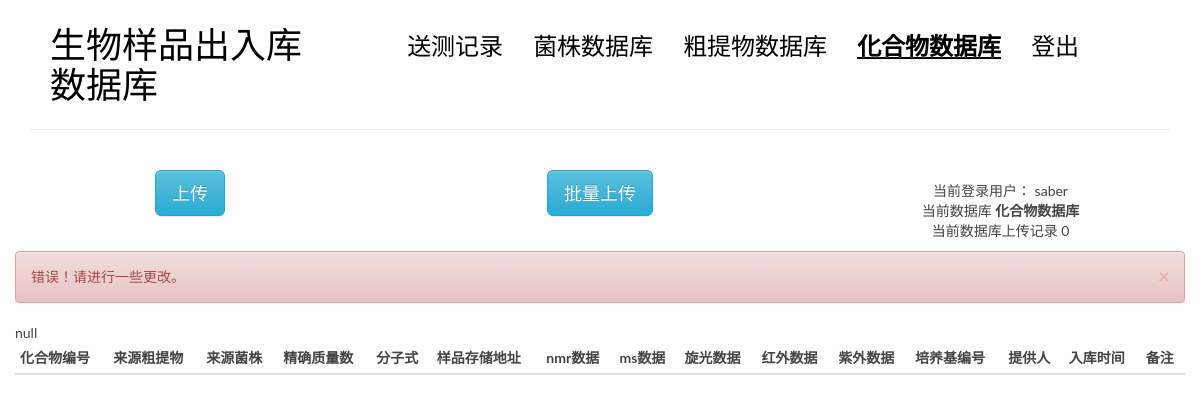
The page /cpdalter/ (signed in) on the database as committed earlier.
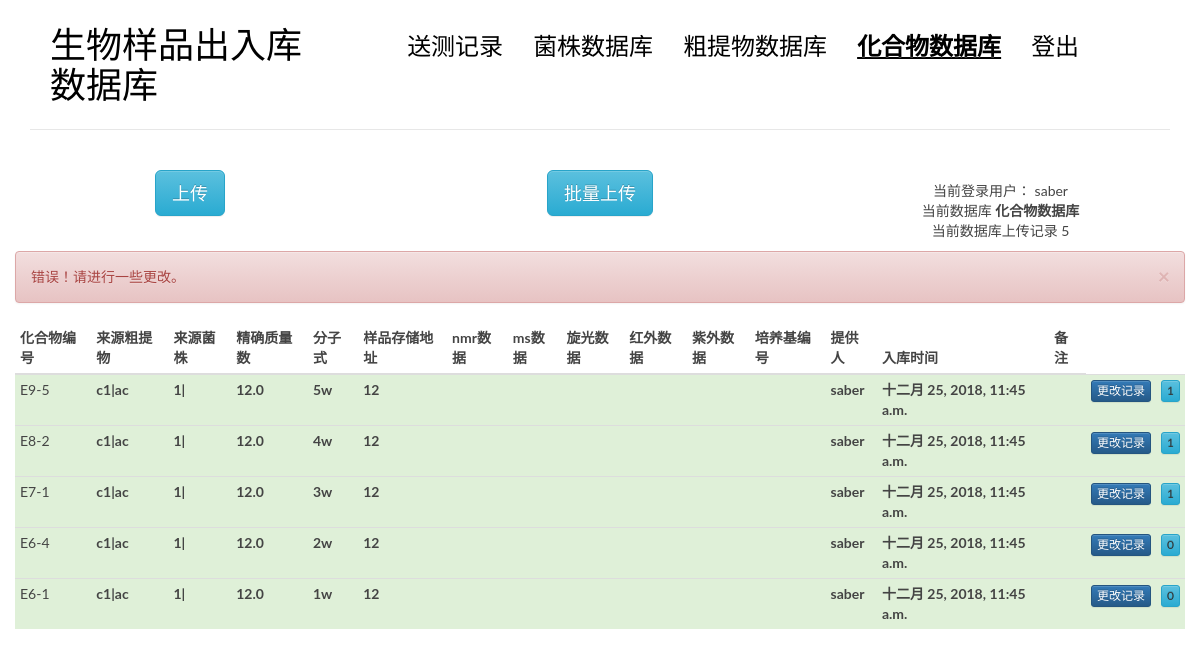
The same page on the database as committed later.
### blog/models.py (models this page shows, shortened)
class cpd(models.Model): ##化合物
    cpdnumber = models.CharField(max_length = 20, unique = True)#化合物编号，唯一
    fromcru = models.ForeignKey(crudeex)#来源粗提物
    frombact = models.ForeignKey(bact) #来源菌株
    mass = models.FloatField() #精确质量数
    stru = models.CharField(max_length = 50)#分子式
    recadd = models.CharField(max_length = 100)#样品存储地址
    nmr = models.CharField(max_length = 100, blank = True)#nmr数据
    ms = models.CharField(max_length = 100, blank = True)#ms数据
    rot = models.CharField(max_length = 100, blank = True)#旋光数据
    red = models.CharField(max_length = 100, blank = True)#红外数据
    blue = models.CharField(max_length = 100, blank = True)#紫外数据
    media = models.CharField(max_length = 50, blank = True)#培养基编号
    prov = models.ForeignKey(User)#提供人
    time = models.DateTimeField(auto_now_add=True, editable = True)#入库时间
    comment = models.CharField(max_length = 500, blank = True)

class crudeex(models.Model): ##粗提物
    frombact = models.ForeignKey(bact) ##来源菌株  %%没有显示出来
    mcccnumber = models.CharField(max_length = 50, unique = True) #mccc编号
    chinesename = models.CharField(max_length = 200, blank = True) #中文名
    recadd = models.CharField(max_length = 100)#样品存储地址
    media = models.CharField(max_length = 200) #培养基
    entertime = models.DateTimeField(auto_now_add=True,editable = True) #入库时间
    entervol = models.FloatField(blank = True,null = True) #入库体积
    entercol =  models.FloatField(blank = True,null = True) #入库浓度
    solvent = models.CharField(max_length = 100, blank = True) #溶剂
    exrmethod = models.CharField(max_length = 500, blank = True) #提取方法
    provider = models.ForeignKey(User) #提供人
    comment = models.CharField(max_length = 500, blank = True)
    def __str__(self):
        return self.mcccnumber + '|' + self.chinesename

class bact(models.Model):  #菌株
    bactnumber = models.CharField(max_length = 50,blank = False, unique = True) #菌株保藏编号 唯一
    sourcenum = models.CharField(max_length = 50, blank = True) #平台资源编号 输入
    genus = models.CharField(max_length = 200,blank = False) #属名 输入
    species = models.CharField(max_length = 200,blank = False) #种名 输入
    chinesename = models.CharField(max_length = 200, blank = True) #中文名 输入
    recadd = models.CharField(max_length = 100,blank = False)#样品存储地址 输入
    orinum = models.CharField(max_length = 100, blank = True) #原始资源编号 输入
    history = models.CharField(max_length = 100, blank = True) #来源历史 输入
    storetime = models.DateTimeField(auto_now_add=True,editable = True) #收藏时间
    media = models.CharField(max_length = 50,blank = False) #培养基编号 输入
    getmet = models.CharField(max_length = 100,blank = False) #获取途径 输入
    upload = models.ForeignKey(User, null = True)#保藏人
    modbact = models.CharField(max_length = 50, blank = True)#模式菌株 输入
    mianuse = models.CharField(max_length = 100, blank = True) #主要用途 输入
    danger = models.CharField(max_length = 100, blank = True) #生物危害程度 输入
    comment = models.CharField(max_length = 500, blank = True) #输入
    def __str__(self):
        return self.bactnumber + '|' + self.chinesename

### blog/cpd.py (the view)
# urls.py: url(r'^cpdalter/$', views.cpdalter, name='cpdalter'),
def cpdalter(request):
    if request.method == 'GET':
        try:
            id = request.GET.get('id')
            fromcru = request.GET.get('fromcru')
            cpdnumber = request.GET.get('cpdnumber')
            fromcru = crudeex.objects.get(id=fromcru)
            frombact = fromcru.frombact
            mass = request.GET.get('mass')
            stru = request.GET.get('stru')
            recadd = request.GET.get('recadd')
            nmr = request.GET.get('nmr')
            ms = request.GET.get('ms')
            rot = request.GET.get('rot')
            red = request.GET.get('red')
            blue = request.GET.get('blue')
            media = request.GET.get('media')
            comment = request.GET.get('comment')
            infos = {
                    'cpdnumber' : cpdnumber,
                    'fromcru' : fromcru,
                    'frombact' : frombact,
                    'mass' : mass,
                    'stru' : stru,
                    'recadd' : recadd,
                    'nmr' : nmr,
                    'ms' : ms,
                    'rot' : rot,
                    'red' : red,
                    'blue' : blue,
                    'media' : media,
                    'prov': request.user,
                    'comment' : comment,
            }
            cpd.objects.select_for_update().filter(id = id).update(**infos)
            return cpdindex(request, msg = 0)
        except:
            return cpdindex(request, msg = 1)

### blog/cpd.py (called while the page is built)
@login_required
def cpdindex(request, msg = -1, err = []):   ##化合物
    lists = cpd.objects.annotate(num_rec=Count('testrecord')).order_by('-id')
    num = len(lists)
    return render(request, 'blog/cpd.html', context = {'tests' : lists, 'msg' : msg, 'num' : num, 'err' : err} )

### blog/templatetags/blog_tags.py (called while the page is built)
@register.simple_tag
def get_all_cru():
    return crudeex.objects.all().order_by('-entertime')

### templates/blog/cpd.html (shortened to what this page needs)
{% extends 'base.html' %}
{% load blog_tags %}
{%block main %}
<body>
            <div class="row">
                <div class="col-md-4 col-sm-5 col-xs-8">
                    <center>
                        <button class="btn btn-info btn-primary btn-lg" data-toggle="modal" data-target="#myModal">
                            上传
                        </button>
                    </center>
                </div>
                <div class="col-md-4 col-sm-5 col-xs-8">
                    <center>
                        <button class="btn btn-info btn-primary btn-lg" data-toggle="modal" data-target="#batchinput">
                            批量上传
                        </button>
                    </center>
                </div>
                <div class="col-md-4 col-sm-7 col-xs-4">
                    <nav class="main-nav" role="navigation">
                        <div class="collapse navbar-collapse" id="bs-example-navbar-collapse-1">
                            <ul class="list-unstyled text-center" >
                                <li>当前登录用户： {{request.user}}</li>
                                <li>当前数据库 <strong>化合物数据库</strong></li>
                                <li>当前数据库上传记录 {{num}}</li>
                            </ul>
                        </div>
                    </nav>
                </div>
            </div>
            <div class="col-md-12 col-sm-7 col-xs-4">
                    {% if msg == 0 %}
                    <div class="alert alert-success alert-dismissable">
                        <button type="button" class="close" data-dismiss="alert"
                                aria-hidden="true">
                            &times;
                        </button>
                        成功！很好地完成了提交。
                    </div>
                    {% elif msg == 1 %}
                    <div class="alert alert-danger alert-dismissable">
                        <button type="button" class="close" data-dismiss="alert"
                                aria-hidden="true">
                            &times;
                        </button>
                        错误！请进行一些更改。
                    </div>
                    {% endif %}
            <table class="table table-hover table-condensed">
                    <thead>
                        <tr>
                            <th>化合物编号</th>
                            <th>来源粗提物</th>
                            <th>来源菌株</th>
                            <th>精确质量数</th>
                            <th>分子式</th>
                            <th>样品存储地址</th>
                            <th>nmr数据</th>
                            <th>ms数据</th>
                            <th>旋光数据</th>
                            <th>红外数据</th>
                            <th>紫外数据</th>
                            <th>培养基编号</th>
                            <th>提供人</th>
                            <th>入库时间</th>
                            <th>备注</th>
                        </tr>
                    </thead>
                    <tbody>
                            {% for test in tests %}
                            {% if request.user == test.prov %}
                            <tr class="row1 success"  data-whatever="{{test.id}}"
                            data-cpdnumber = "{{test.cpdnumber}}" data-frombact = "{{test.frombact}}"
                            data-mass = "{{test.mass}}" data-stru = "{{test.stru}}" data-recadd = "{{test.recadd}}"
                            data-nmr = "{{test.nmr}}" data-ms = "{{test.ms}}"
                            data-rot = "{{test.rot}}" data-red = "{{test.red}}"
                            data-blue = "{{test.blue}}" data-media = "{{test.media}}"
                            data-comment = "{{test.comment}}">
                            {% endif %}
                                <td class = "field-cpdnumber"> {{test.cpdnumber}}</td>
                                <th class = "field-fromcru">{{test.fromcru}}</th>
                                <th class = "field-frombact">{{test.frombact}}</th>
                                <th class = "field-mass">{{test.mass}}</th>
                                <th class = "field-stru">{{test.stru}}</th>
                                <th class = "field-recadd">{{test.recadd}}</th>
                                <th class = "field-nmr">{{test.nmr}}</th>
                                <th class = "field-ms">{{test.ms}}</th>
                                <th class = "field-rot">{{test.rot}}</th>
                                <th class = "field-red">{{test.red}}</th>
                                <th class = "field-blue">{{test.blue}}</th>
                                <th class = "field-media">{{test.media}}</th>
                                <th class = "field-prov">{{test.prov}}</th>
                                <th class = "field-time">{{test.time}}</th>
                                <th class = "field-comment">{{test.comment}}</th>
                                <th><button type="button" class="btn btn-primary btn-xs"  data-toggle="modal" data-target="#alter" >更改记录</button></th>
                                <th><button type="button" class="btn  btn-info btn-xs"><a href="{% url 'blog:cpd2rec' test.id %}">{{test.num_rec}}</a></button></th>
                            </tr>
                            {% empty %}
                              <div class="row1">null</div>
                            {% endfor %}
                    </tbody>
                </table>
                </div>
                                    {% get_all_cru as cru_list %}
                                    {% get_all_cru as cru_list %}
</body>
{% endblock main %}

### templates/base.html (shortened to what this page needs)
{% load staticfiles %}
<!DOCTYPE html>
<html lang="en">
    <head>
        <link rel="stylesheet" href="{% static 'blog/css/bootstrap.min.css' %}">
        <link rel="stylesheet" href="{% static 'blog/css/pace.css' %}">
        <link rel="stylesheet" href="{% static 'blog/css/bootstrap.css' %}">
        <link rel="stylesheet" href="{% static 'blog/css/bootstrap-theme.css' %}">
        <link rel="stylesheet" href="{% static 'blog/css/bootstrap-theme.min.css' %}">
        <link rel="stylesheet" href="{% static 'blog/css/custom.css' %}">
        <link rel="stylesheet" href="{% static 'blog/css/highlights/github.css' %}">
    </head>
            <div class="container">
                    <header id="site-header">
                        <div class="row">
                            <div class="col-md-3 col-sm-5 col-xs-8">
                                <div class="logo">
                                    <h1><a href="{% url 'blog:recordindex' %}"><b>生物样品出入库</b> 数据库</a></h1>
                                </div>
                            </div>
                            <div class="col-md-9 col-sm-7 col-xs-4">
                                <nav class="main-nav" role="navigation">
                                    <div class="collapse navbar-collapse" id="bs-example-navbar-collapse-1">
                                        <ul class="nav navbar-nav navbar-right" id = 'hhhh'>
                                            <li class="cl-effect-11" id = 'record'><a href="{% url 'blog:recordindex' %}" data-hover="送测记录">送测记录</a></li>
                                            <li class="cl-effect-11" id = 'bact'><a href="{% url 'blog:bactindex' %}" data-hover="菌株数据库">菌株数据库</a></li>
                                            <li class="cl-effect-11" id = 'cru'><a href="{% url 'blog:crudeexindex' %}" data-hover="粗提物数据库">粗提物数据库</a></li>
                                            <li class="cl-effect-11" id = 'cpd'><a href="{% url 'blog:cpdindex' %}" data-hover="化合物数据库">化合物数据库</a></li>
                                            <li class="cl-effect-11"><a href="{% url 'blog:logout_user' %}" data-hover="登出">登出</a></li>
                                        </ul>
                                    </div>
                                </nav>
                            </div>
                        </div>
                    </header>
                </div>
                {% block main %}
                {% endblock main %}
</html>

### blog/static/blog/css/custom.css (style rules this page uses)
* { outline: none; }
h1, h2, h3, h4, h5, h6 { margin-top: 0; }
b { font-weight: 400; }
a { color: #333; }
body { color: #444; font-family: 'Lato', sans-serif; }
#site-header { background-color: #FFF; padding: 25px 20px; margin-bottom: 40px; border-bottom: 1px solid #e7e7e7; }
.logo h1 a { color: #000; }
.logo h1 { margin: 0; font-family: 'Lato', sans-serif; font-weight: 300; }
.main-nav { margin-top: 11px; max-width: 95%; }
.main-nav a { color: #000000 !important; padding: 0 0 5px 0 !important; margin-right: 30px; font-family: 'Lato', sans-serif; font-weight: 300; font-size: 24px; }
.cl-effect-11 a { padding: 10px 0; color: #0972b4; text-shadow: none; }
.cl-effect-11 a::before { position: absolute; top: 0; left: 0; overflow: hidden; padding: 0 0 5px 0 !important; max-width: 0; border-bottom: 1px solid #000; color: #000; content: attr(data-hover); white-space: nowrap; -webkit-transition: max-width 0.5s; -moz-transition: max-width 0.5s; transition: max-width 0.5s; }

Rows that differ between the two databases and show on the page:
added cpd: cpdnumber "E9-5", fromcru "c1|ac", frombact "1|", mass "12.0", stru "5w", recadd "12", prov "saber", time "十二月 25, 2018, 11:45 a.m.", num_rec "1"
added cpd: cpdnumber "E8-2", fromcru "c1|ac", frombact "1|", mass "12.0", stru "4w", recadd "12", prov "saber", time "十二月 25, 2018, 11:45 a.m.", num_rec "1"
added cpd: cpdnumber "E7-1", fromcru "c1|ac", frombact "1|", mass "12.0", stru "3w", recadd "12", prov "saber", time "十二月 25, 2018, 11:45 a.m.", num_rec "1"
added cpd: cpdnumber "E6-4", fromcru "c1|ac", frombact "1|", mass "12.0", stru "2w", recadd "12", prov "saber", time "十二月 25, 2018, 11:45 a.m.", num_rec "0"
added cpd: cpdnumber "E6-1", fromcru "c1|ac", frombact "1|", mass "12.0", stru "1w", recadd "12", prov "saber", time "十二月 25, 2018, 11:45 a.m.", num_rec "0"
Other text that changed with them:
{{ num }}: "0" → "5"
text no longer shown: "null"
